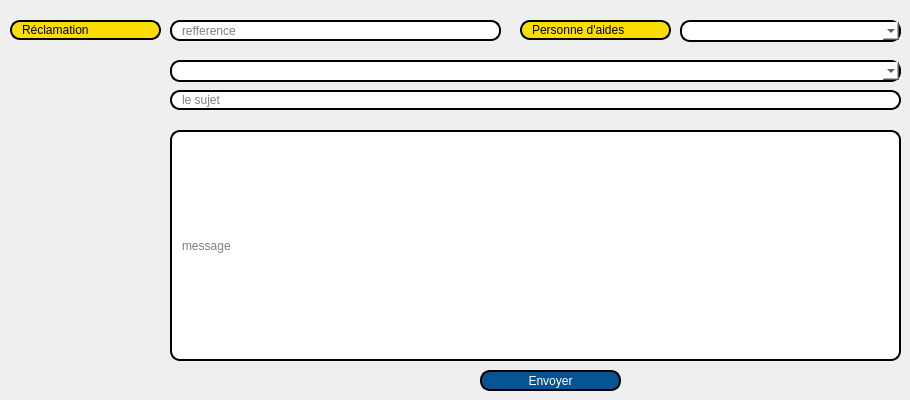
     <widget class="QWidget" name="Ajouter_C_3">
      <attribute name="title">
       <string>Envoyer</string>
      </attribute>
      <widget class="QLineEdit" name="lineedit_sujet">
       <property name="geometry">
        <rect>
         <x>170</x>
         <y>90</y>
         <width>731</width>
         <height>20</height>
        </rect>
       </property>
       <property name="styleSheet">
        <string notr="true">border: 2px solid black;
border-radius: 10px;
padding: 0 8px;
background: white;
selection-background-color: gray;
</string>
       </property>
       <property name="placeholderText">
        <string>le sujet</string>
       </property>
      </widget>
      <widget class="QPushButton" name="envoyer">
       <property name="geometry">
        <rect>
         <x>480</x>
         <y>370</y>
         <width>141</width>
         <height>21</height>
        </rect>
       </property>
       <property name="styleSheet">
        <string notr="true">border: 2px solid black;
border-radius: 10px;
padding: 0 8px;
color: rgb(255, 255, 255);
background:#085394	;
font: bold, &quot;Comic Sans MS&quot;;</string>
       </property>
       <property name="text">
        <string>Envoyer</string>
       </property>
      </widget>
      <widget class="QLineEdit" name="lineedit_ref">
       <property name="geometry">
        <rect>
         <x>170</x>
         <y>20</y>
         <width>331</width>
         <height>21</height>
        </rect>
       </property>
       <property name="styleSheet">
        <string notr="true">border: 2px solid black;
border-radius: 10px;
padding: 0 8px;
background: white;
selection-background-color: gray;
</string>
       </property>
       <property name="placeholderText">
        <string>refference</string>
       </property>
      </widget>
      <widget class="QLineEdit" name="lineEdit_60">
       <property name="geometry">
        <rect>
         <x>10</x>
         <y>20</y>
         <width>151</width>
         <height>20</height>
        </rect>
       </property>
       <property name="styleSheet">
        <string notr="true">border: 2px solid black;
font: 75 8pt &quot;MS Shell Dlg 2&quot;;
border-radius: 10px;
padding: 0 8px;
background: #fade02;
font: bold, &quot;Comic Sans MS&quot;;;
text-align:center;</string>
       </property>
       <property name="text">
        <string>Réclamation</string>
       </property>
       <property name="readOnly">
        <bool>true</bool>
       </property>
      </widget>
      <widget class="QLineEdit" name="lineedit_msg">
       <property name="geometry">
        <rect>
         <x>170</x>
         <y>130</y>
         <width>731</width>
         <height>231</height>
        </rect>
       </property>
       <property name="styleSheet">
        <string notr="true">border: 2px solid black;
border-radius: 10px;
padding: 0 8px;
background: white;
selection-background-color: gray;
</string>
       </property>
       <property name="placeholderText">
        <string>message</string>
       </property>
      </widget>
      <widget class="QComboBox" name="comboBo_2">
       <property name="geometry">
        <rect>
         <x>680</x>
         <y>20</y>
         <width>221</width>
         <height>22</height>
        </rect>
       </property>
       <property name="styleSheet">
        <string notr="true">border: 2px solid black;
border-radius: 10px;
padding: 0 8px;
background: white;
selection-background-color: gray;
</string>
       </property>
      </widget>
      <widget class="QLineEdit" name="lineEdit_61">
       <property name="geometry">
        <rect>
         <x>520</x>
         <y>20</y>
         <width>151</width>
         <height>20</height>
        </rect>
       </property>
       <property name="styleSheet">
        <string notr="true">border: 2px solid black;
font: 75 8pt &quot;MS Shell Dlg 2&quot;;
border-radius: 10px;
padding: 0 8px;
background: #fade02;
font: bold, &quot;Comic Sans MS&quot;;;
text-align:center;</string>
       </property>
       <property name="text">
        <string>Personne d'aides</string>
       </property>
       <property name="readOnly">
        <bool>true</bool>
       </property>
      </widget>
      <widget class="QComboBox" name="comboBo_3">
       <property name="geometry">
        <rect>
         <x>170</x>
         <y>60</y>
         <width>731</width>
         <height>22</height>
        </rect>
       </property>
       <property name="styleSheet">
        <string notr="true">border: 2px solid black;
border-radius: 10px;
padding: 0 8px;
background: white;
selection-background-color: gray;
</string>
       </property>
      </widget>
     </widget>
